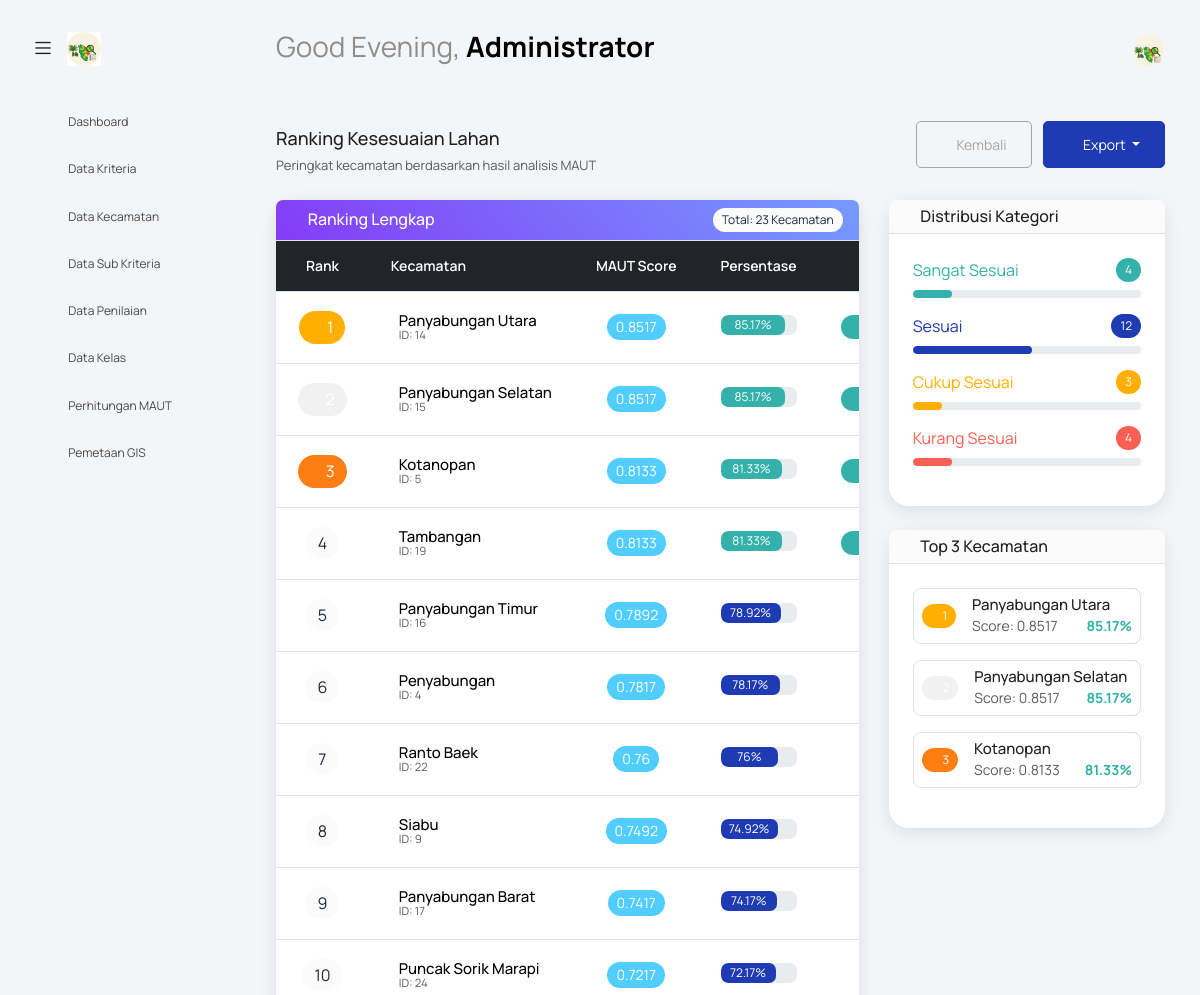
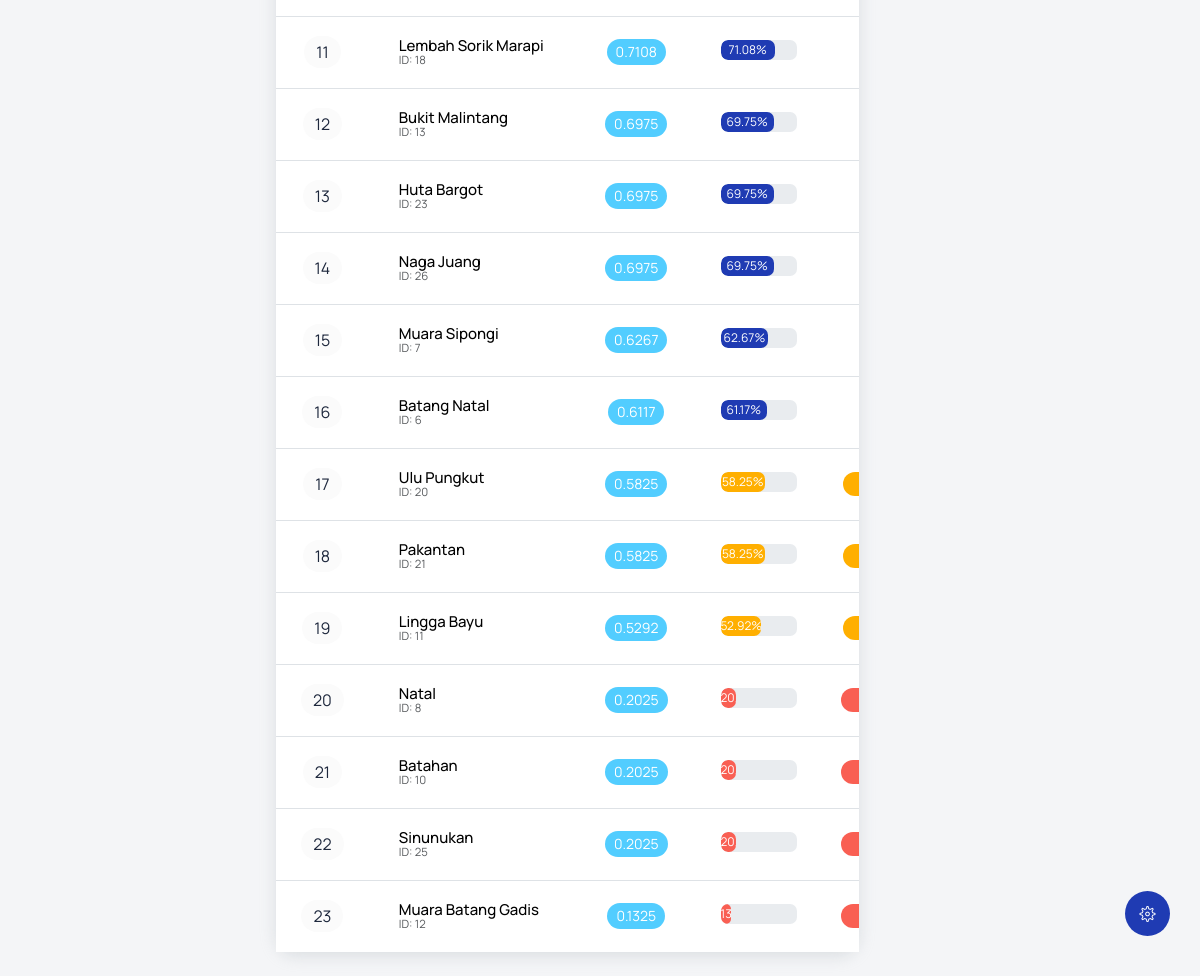
The page /index.php?controller=MAUT&action=ranking (signed in) on the database its author committed (2 pictures, top to bottom).
### tables this page shows
CREATE TABLE `nilai_kriteria` (
  `id_nilai` int NOT NULL,
  `id_kecamatan` int NOT NULL,
  `id_kriteria` int NOT NULL,
  `nilai` float NOT NULL
);

CREATE TABLE `kecamatan` (
  `id_kecamatan` int NOT NULL,
  `nama_kecamatan` varchar(100) NOT NULL,
  `luas` float DEFAULT NULL COMMENT 'Luas area dalam km2',
  `keterangan` text
);

### views/maut/ranking.php (the view, shortened to what the rows shown need)
<?php include('template/header.php'); ?>
<body class="with-welcome-text">
  <div class="container-scroller">
    <?php include 'template/navbar.php'; ?>
    <div class="container-fluid page-body-wrapper">
      <div class="main-panel">
        <div class="content-wrapper">
          <div class="row">
            <div class="col-lg-8">
              <div class="card">
                <div class="card-body p-0">
                  <div class="table-responsive">
                    <table class="table table-hover mb-0">
                      <thead class="table-dark">
                        <tr>
                          <th class="text-center" style="width: 80px;">Rank</th>
                          <th>Kecamatan</th>
                          <th class="text-center">MAUT Score</th>
                          <th class="text-center" style="width: 200px;">Persentase</th>
                          <th class="text-center">Kategori</th>
                        </tr>
                      </thead>
                      <tbody>
                        <?php foreach ($data['ranking'] as $rank_data):
                          $badge_class = '';
                          $kategori = '';
                          $icon = '';
                          if ($rank_data['persentase'] >= 80) {
                            $badge_class = 'bg-success';
                            $kategori = 'Sangat Sesuai';
                            $icon = 'mdi-star';
                          } elseif ($rank_data['persentase'] >= 60) {
                            $badge_class = 'bg-primary';
                            $kategori = 'Sesuai';
                            $icon = 'mdi-thumb-up';
                          } elseif ($rank_data['persentase'] >= 40) {
                            $badge_class = 'bg-warning';
                            $kategori = 'Cukup Sesuai';
                            $icon = 'mdi-minus-circle';
                          } else {
                            $badge_class = 'bg-danger';
                            $kategori = 'Kurang Sesuai';
                            $icon = 'mdi-close-circle';
                          }
                        ?>
                          <tr>
                            <td class="text-center">
                              <?php if ($rank_data['rank'] == 1): ?>
                                <span class="badge bg-warning fs-5">
                                  <i class="mdi mdi-trophy"></i> 1
                                </span>
                              <?php elseif ($rank_data['rank'] == 2): ?>
                                <span class="badge bg-secondary fs-5">
                                  <i class="mdi mdi-medal"></i> 2
                                </span>
                              <?php elseif ($rank_data['rank'] == 3): ?>
                                <span class="badge bg-orange fs-5">
                                  <i class="mdi mdi-medal"></i> 3
                                </span>
                              <?php else: ?>
                                <span class="badge bg-light text-dark fs-5"><?= $rank_data['rank'] ?></span>
                              <?php endif; ?>
                            </td>
                            <td>
                              <div class="d-flex align-items-center">
                                <div class="ms-2">
                                  <h6 class="mb-0"><?= htmlspecialchars($rank_data['nama_kecamatan']) ?></h6>
                                  <small class="text-muted">ID: <?= $rank_data['id_kecamatan'] ?></small>
                                </div>
                              </div>
                            </td>
                            <td class="text-center">
                              <span class="badge bg-info fs-6"><?= $rank_data['total_score'] ?></span>
                            </td>
                            <td>
                              <div class="progress mb-1" style="height: 20px;">
                                <div class="progress-bar <?= str_replace('bg-', 'bg-', $badge_class) ?>"
                                     role="progressbar"
                                     style="width: <?= $rank_data['persentase'] ?>%">
                                  <?= $rank_data['persentase'] ?>%
                                </div>
                              </div>
                            </td>
                            <td class="text-center">
                              <span class="badge <?= $badge_class ?>">
                                <i class="mdi <?= $icon ?>"></i> <?= $kategori ?>
                              </span>
                            </td>
                          </tr>
                        <?php endforeach; ?>
                      </tbody>
                    </table>
                  </div>
                </div>
              </div>
            </div>
            <div class="col-lg-4">
              <div class="card mt-4">
                <div class="card-body">
                  <?php for ($i = 0; $i < min(3, count($data['ranking'])); $i++):
                    $top = $data['ranking'][$i];
                    $medal_class = ['bg-warning', 'bg-secondary', 'bg-orange'][$i];
                    $medal_icon = ['mdi-trophy', 'mdi-medal', 'mdi-medal'][$i];
                  ?>
                    <div class="d-flex align-items-center mb-3 p-2 border rounded">
                      <span class="badge <?= $medal_class ?> me-3">
                        <i class="mdi <?= $medal_icon ?>"></i> <?= $i + 1 ?>
                      </span>
                      <div class="flex-grow-1">
                        <h6 class="mb-1"><?= htmlspecialchars($top['nama_kecamatan']) ?></h6>
                        <div class="d-flex justify-content-between">
                          <small class="text-muted">Score: <?= $top['total_score'] ?></small>
                          <small class="text-success fw-bold"><?= $top['persentase'] ?>%</small>
                        </div>
                      </div>
                    </div>
                  <?php endfor; ?>
                </div>
              </div>
            </div>
          </div>
        </div>
      </div>
    </div>
  </div>
</body>
</html>

### rows shown on the page
nilai_kriteria: shows "1", id_kecamatan.nama_kecamatan "Panyabungan Utara", id_kecamatan "14", total_score "0.8517", persentase "85.17"
nilai_kriteria: id_kecamatan.nama_kecamatan "Panyabungan Selatan", id_kecamatan "15", total_score "0.8517", persentase "85.17"
nilai_kriteria: id_kriteria "6", id_kecamatan.nama_kecamatan "Penyabungan", id_kecamatan "4", total_score "0.7817", persentase "78.17"
kecamatan: nama_kecamatan "Panyabungan Utara"
kecamatan: nama_kecamatan "Panyabungan Selatan"

### other values the page prints
$greeting "Good Evening"
$_SESSION['nama_lengkap'] "Administrator"
count($data['ranking']) "23"
$rank_data['nama_kecamatan'] "Kotanopan"
$rank_data['id_kecamatan'] "5"
$rank_data['total_score'] "0.8133"
$rank_data['persentase'] "81.33"
$rank_data['rank'] "4"
$rank_data['nama_kecamatan'] "Tambangan"
$rank_data['id_kecamatan'] "19"
$rank_data['rank'] "5"
$rank_data['nama_kecamatan'] "Panyabungan Timur"
$rank_data['id_kecamatan'] "16"
$rank_data['total_score'] "0.7892"
$rank_data['persentase'] "78.92"
